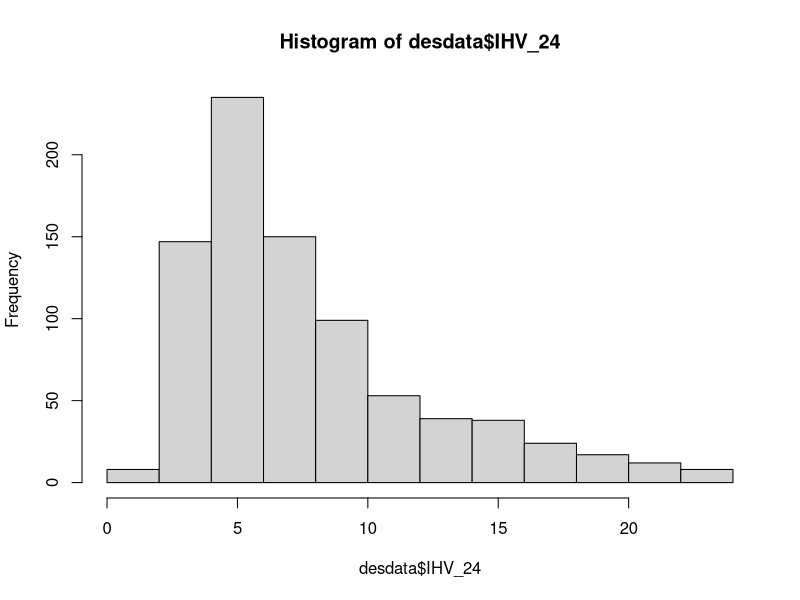
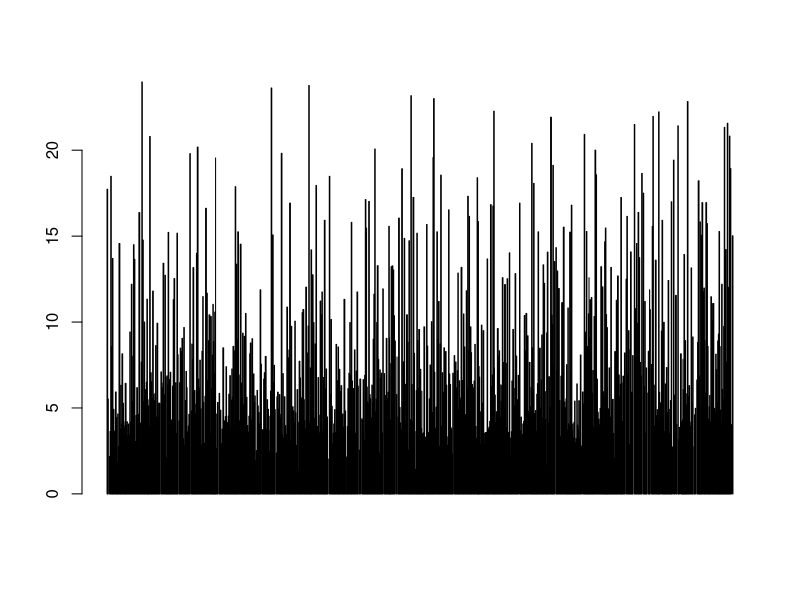
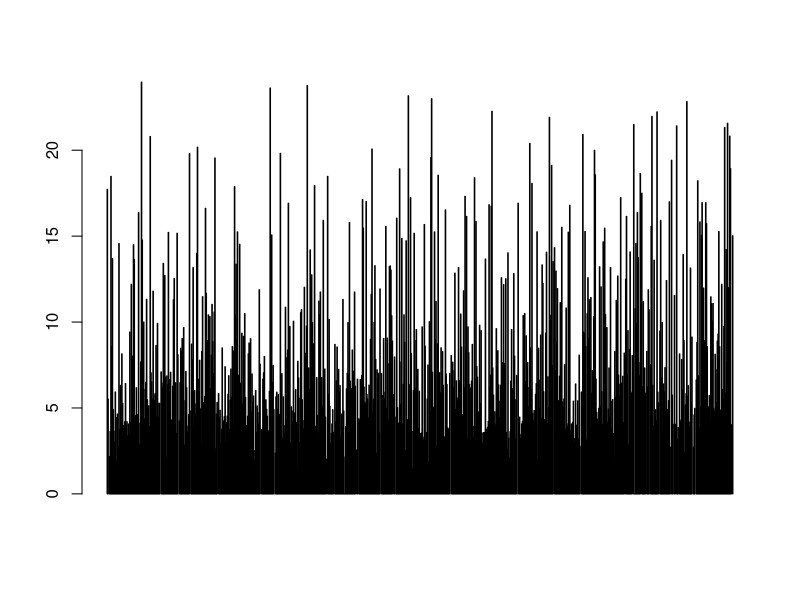
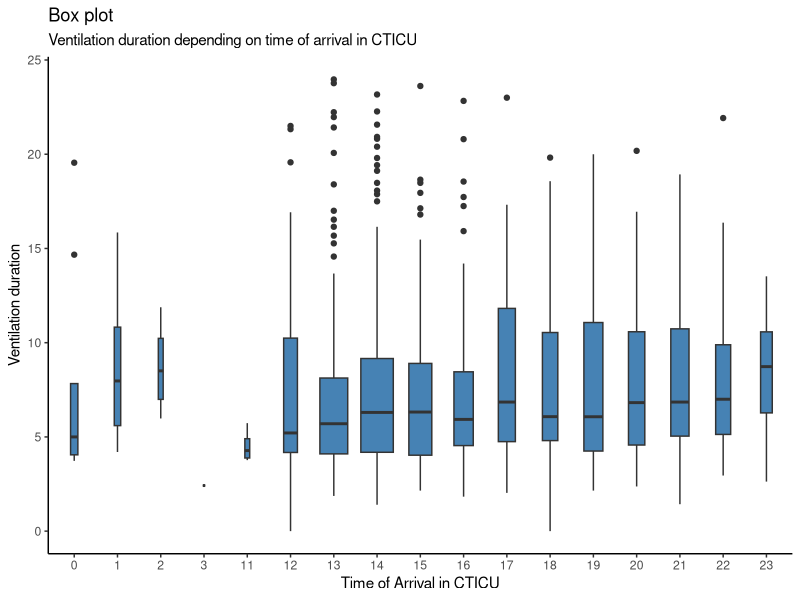
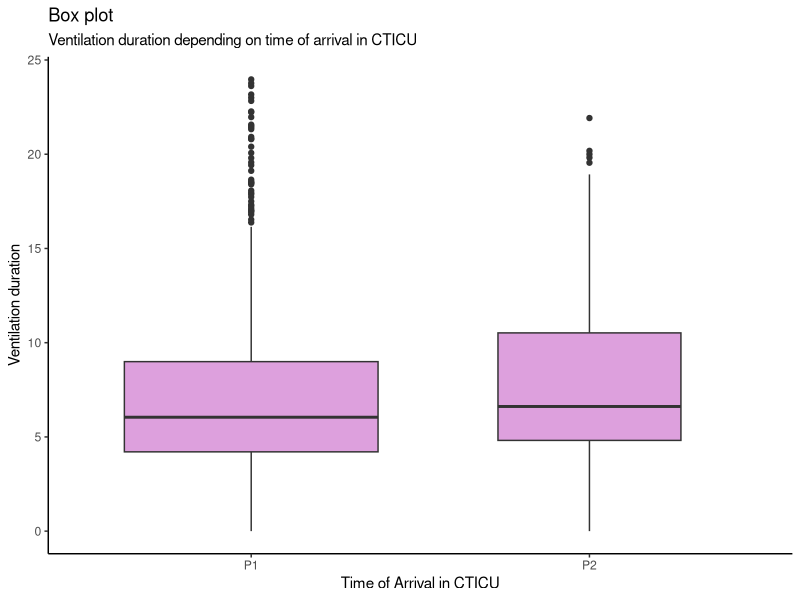
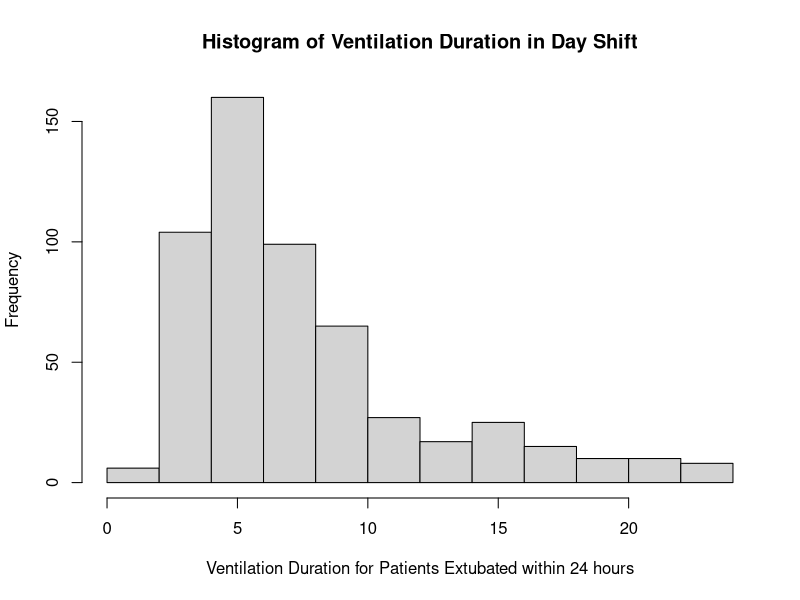
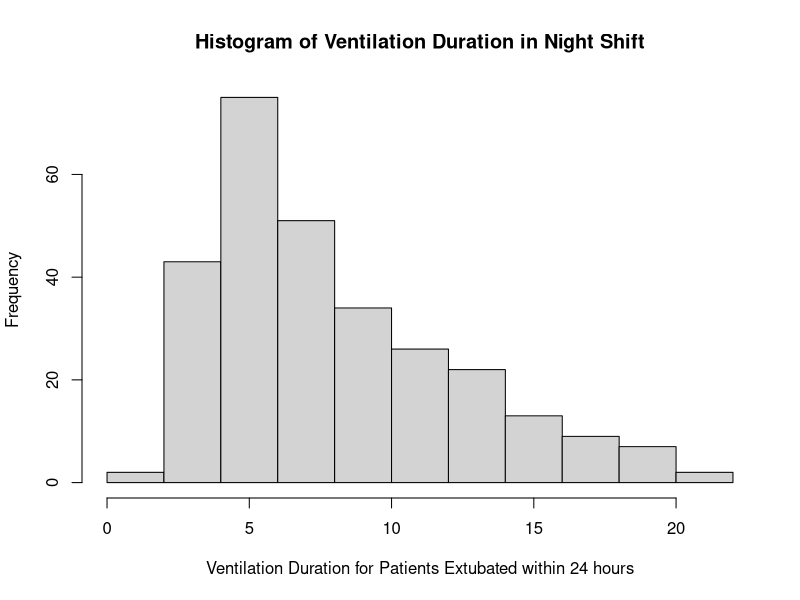
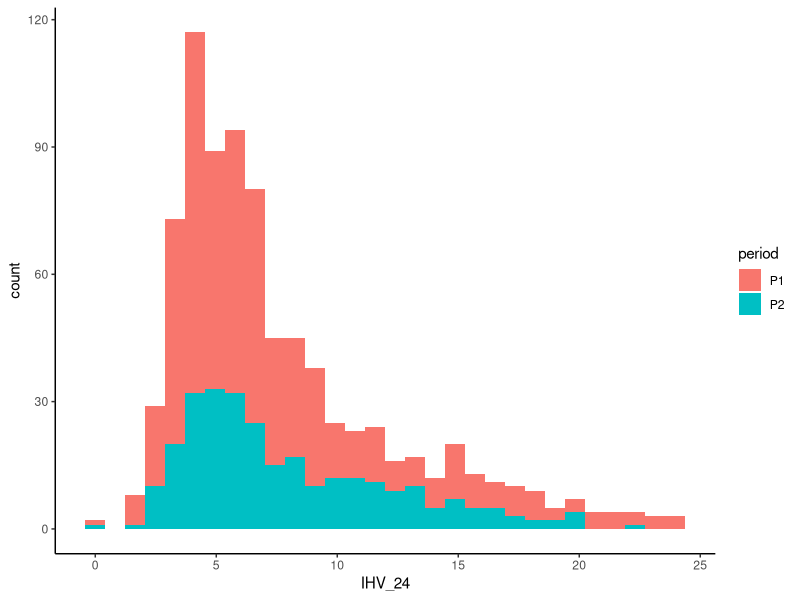

Reproduce these figures in R, in order. (Note: this script raises an error after producing the figures.)
## ---- chunk 1
library(tidyverse)
library(readxl)
## ---- chunk 2
rawdata <- read_excel("data/Master worksheet CTICU extubation times .xls", 
    sheet = "Master data", col_types = c("numeric", 
        "numeric", "text", "date", "date", 
        "date", "date", "text", "text", "numeric", 
        "numeric", "numeric", "numeric", 
        "text", "text", "text", "text", "text", 
        "text", "text", "text", "numeric", 
        "numeric", "numeric", "text", "text", 
        "text", "text", "text", "text", "text", 
        "text", "text", "text", "text", "text", 
        "numeric", "text", "numeric", "text", 
        "numeric", "numeric", "text", "text", 
        "text", "text", "date", "date", 
        "date", "date", "date", 
        "text", "numeric", "text", "numeric", 
        "numeric", "text", "numeric", "text", 
        "text", "numeric", "numeric", "text", 
        "text", "text", "text", "text", "numeric", 
        "numeric", "numeric", "numeric", 
        "numeric", "numeric", "numeric"))
## ---- chunk 3
desdata <- rawdata %>% 
  separate("Surgery duration", into = c("Sdate", "Stime"), sep= " ") %>%
  separate("OR Exit Date And Time", into = c("OREdate", "OREtime"), sep= " ") %>%
  separate("OREtime", into = c("OREhour", "OREmin","OREsec"), sep= ":") %>%
  separate("Stime", into = c("Shour","Smin","Ssec"), sep= ":") %>% 
  mutate (Shour=as.numeric(Shour), Smin=as.numeric(Smin), Stime = Shour+ (Smin/60),
          OREhour = as.numeric(OREhour) ,
          period = ifelse (OREhour <18 & OREhour >=7,  "P1", "P2"),
          Ethnicity = NA
          ) %>%
  rename(age = "Patient Age", 
         sex = "Sex", 
         BMI = "BMI", 
         PMM = "Predicted Morbidity or Mortality", 
         PRM = "Predicted Risk of Mortality", 
         PPV = "Predicted Prolonged Ventilation", 
         Reop = "Incidence",
         Urgent = "Status",
         Sug_Dur = "Stime",
         Pri_MI = "Prior MI",
         HF_w2w = "Heart Failure within 2 weeks",
         NYHA = "Classification-NYHA",
         smoker = "RF-Tobacco Use",
         lung = "RF-Chronic Lung Disease",
         PFT = "RF-Pulmonary Function Test",
         FEV = "RF-Forced Expiratory Volume Predicted",
         DLCOT = "DLCO Test Performed",
         DLCO = "DLCO Predicted",
         RFD = "RF-Renal Fail-Dialysis",
         PAD = "RF-Peripheral Arterial Disease",
         IHV = "Initial Hours Ventilated"
         ) %>%  
  select(age,
       sex,
       Ethnicity,
       BMI, 
       PMM , 
       PRM , 
       PPV,
       Reop ,
       Urgent ,
       Sug_Dur ,
       Pri_MI ,
       HF_w2w ,
       NYHA ,
       smoker,
       lung,
       PFT,
       FEV ,
       DLCOT ,
       DLCO,
       RFD ,
       PAD,
       OREhour,
       IHV,
       period)
  
        


# combine ethnicity

desdata$Ethnicity[rawdata$`Race - White` == "Yes"] = "White"
desdata$Ethnicity[rawdata$`Race - Black / African American` == "Yes"] = "Black"
desdata$Ethnicity[rawdata$`Race - Asian` == "Yes"] = "Asian"
desdata$Ethnicity[rawdata$`Race - American Indian / Alaskan Native` == "Yes"] = "American Indian"
desdata$Ethnicity[rawdata$`Race - Native Hawaiian / Pacific Islander` == "Yes"] = "Hawaiian"
desdata$Ethnicity[rawdata$`Race - Other` == "Yes"] = "Other"
desdata$Ethnicity[rawdata$`Race Documented` == "No"] = "No document"
## ---- chunk 4
names(rawdata)
names(desdata)
## ---- chunk 5
#desdata$sex[desdata$sex == "Not documented"] <- NA
length(desdata$sex)
sum(is.na(desdata$sex))
sum(is.na(desdata$sex)) / length(desdata$sex)
table(desdata$sex)

#table(desdata$sex) / length(desdata$sex)
paste(round(100*(table(desdata$sex) / 861), 2), "%", sep="")

length(desdata$sex[desdata$period == "P1"])
length(desdata$sex[desdata$period == "P2"])

sum(is.na(desdata$sex[desdata$period == "P1"]))
sum(is.na(desdata$sex[desdata$period == "P2"]))

table(desdata$sex[desdata$period == "P1"]) 
table(desdata$sex[desdata$period == "P2"]) 

#table(desdata$sex[desdata$period == "P1"]) / length(desdata$sex[desdata$period == "P1"])
paste(round(100*(table(desdata$sex[desdata$period == "P1"]) / length(desdata$sex[desdata$period == "P1"])), 2), "%", sep="")

#table(desdata$sex[desdata$period == "P2"]) / length(desdata$sex[desdata$period == "P2"])
paste(round(100*(table(desdata$sex[desdata$period == "P2"]) / length(desdata$sex[desdata$period == "P2"])), 2), "%", sep="")


## ---- chunk 6
#desdata$sex[desdata$sex == "Not documented"] <- NA
length(desdata$sex)
sum(is.na(desdata$sex))
sum(is.na(desdata$sex)) / length(desdata$sex)
table(desdata$sex)

#table(desdata$sex) / length(desdata$sex)
paste(round(100*(table(desdata$sex) / 861), 2), "%", sep="")

length(desdata$sex[desdata$period == "P1"])
length(desdata$sex[desdata$period == "P2"])

sum(is.na(desdata$sex[desdata$period == "P1"]))
sum(is.na(desdata$sex[desdata$period == "P2"]))

table(desdata$sex[desdata$period == "P1"]) 
table(desdata$sex[desdata$period == "P2"]) 

#table(desdata$sex[desdata$period == "P1"]) / length(desdata$sex[desdata$period == "P1"])
paste(round(100*(table(desdata$sex[desdata$period == "P1"]) / length(desdata$sex[desdata$period == "P1"])), 2), "%", sep="")

#table(desdata$sex[desdata$period == "P2"]) / length(desdata$sex[desdata$period == "P2"])
paste(round(100*(table(desdata$sex[desdata$period == "P2"]) / length(desdata$sex[desdata$period == "P2"])), 2), "%", sep="")
chisq.test(desdata$sex,desdata$period, correct = FALSE)

## ---- chunk 7
#desdata$Reop[desdata$Reop == "Not documented"] <- NA
length(desdata$Reop)
sum(is.na(desdata$Reop))
sum(is.na(desdata$Reop)) / length(desdata$Reop)
table(desdata$Reop)

#table(desdata$Reop) / length(desdata$Reop)
paste(round(100*(table(desdata$Reop) / 861), 2), "%", sep="")

length(desdata$Reop[desdata$period == "P1"])
length(desdata$Reop[desdata$period == "P2"])

sum(is.na(desdata$Reop[desdata$period == "P1"]))
sum(is.na(desdata$Reop[desdata$period == "P2"]))

table(desdata$Reop[desdata$period == "P1"]) 
table(desdata$Reop[desdata$period == "P2"]) 

#table(desdata$Reop[desdata$period == "P1"]) / length(desdata$Reop[desdata$period == "P1"])
paste(round(100*(table(desdata$Reop[desdata$period == "P1"]) / length(desdata$Reop[desdata$period == "P1"])), 2), "%", sep="")

#table(desdata$Reop[desdata$period == "P2"]) / length(desdata$Reop[desdata$period == "P2"])
paste(round(100*(table(desdata$Reop[desdata$period == "P2"]) / length(desdata$Reop[desdata$period == "P2"])), 2), "%", sep="")

desdata <- desdata %>%  mutate(Reop = ifelse(Reop == "First cardiovascular surgery","Yes", "No")) 
chisq.test(desdata$Reop,desdata$period, correct = FALSE)
## ---- chunk 8
#desdata$Urgent[desdata$Urgent == "Not documented"] <- NA
length(desdata$Urgent)
sum(is.na(desdata$Urgent))
sum(is.na(desdata$Urgent)) / length(desdata$Urgent)
table(desdata$Urgent)

#table(desdata$Urgent) / length(desdata$Urgent)
paste(round(100*(table(desdata$Urgent) / 861), 2), "%", sep="")

length(desdata$Urgent[desdata$period == "P1"])
length(desdata$Urgent[desdata$period == "P2"])

sum(is.na(desdata$Urgent[desdata$period == "P1"]))
sum(is.na(desdata$Urgent[desdata$period == "P2"]))

table(desdata$Urgent[desdata$period == "P1"]) 
table(desdata$Urgent[desdata$period == "P2"]) 

#table(desdata$Urgent[desdata$period == "P1"]) / length(desdata$Urgent[desdata$period == "P1"])
paste(round(100*(table(desdata$Urgent[desdata$period == "P1"]) / length(desdata$Urgent[desdata$period == "P1"])), 2), "%", sep="")

#table(desdata$Urgent[desdata$period == "P2"]) / length(desdata$Urgent[desdata$period == "P2"])
paste(round(100*(table(desdata$Urgent[desdata$period == "P2"]) / length(desdata$Urgent[desdata$period == "P2"])), 2), "%", sep="")


chisq.test(desdata$Urgent,desdata$period, correct = FALSE)
## ---- chunk 9
desdata$Pri_MI[desdata$Pri_MI == "Unknown"] <- NA
length(desdata$Pri_MI)
sum(is.na(desdata$Pri_MI))
sum(is.na(desdata$Pri_MI)) / length(desdata$Pri_MI)
table(desdata$Pri_MI)

#table(desdata$Pri_MI) / length(desdata$Pri_MI)
paste(round(100*(table(desdata$Pri_MI) / 861), 2), "%", sep="")

length(desdata$Pri_MI[desdata$period == "P1"])
length(desdata$Pri_MI[desdata$period == "P2"])

sum(is.na(desdata$Pri_MI[desdata$period == "P1"]))
sum(is.na(desdata$Pri_MI[desdata$period == "P2"]))

table(desdata$Pri_MI[desdata$period == "P1"]) 
table(desdata$Pri_MI[desdata$period == "P2"]) 

#table(desdata$Pri_MI[desdata$period == "P1"]) / length(desdata$Pri_MI[desdata$period == "P1"])
paste(round(100*(table(desdata$Pri_MI[desdata$period == "P1"]) / length(desdata$Pri_MI[desdata$period == "P1"])), 2), "%", sep="")

#table(desdata$Pri_MI[desdata$period == "P2"]) / length(desdata$Pri_MI[desdata$period == "P2"])
paste(round(100*(table(desdata$Pri_MI[desdata$period == "P2"]) / length(desdata$Pri_MI[desdata$period == "P2"])), 2), "%", sep="")

table(desdata$Pri_MI,desdata$period)
chisq.test(desdata$Pri_MI,desdata$period, correct = FALSE)
## ---- chunk 10
desdata$HF_w2w[desdata$HF_w2w == "Unknown"] <- NA
length(desdata$HF_w2w)
sum(is.na(desdata$HF_w2w))
sum(is.na(desdata$HF_w2w)) / length(desdata$HF_w2w)
table(desdata$HF_w2w)

#table(desdata$HF_w2w) / length(desdata$HF_w2w)
paste(round(100*(table(desdata$HF_w2w) / 861), 2), "%", sep="")

length(desdata$HF_w2w[desdata$period == "P1"])
length(desdata$HF_w2w[desdata$period == "P2"])

sum(is.na(desdata$HF_w2w[desdata$period == "P1"]))
sum(is.na(desdata$HF_w2w[desdata$period == "P2"]))

table(desdata$HF_w2w[desdata$period == "P1"]) 
table(desdata$HF_w2w[desdata$period == "P2"]) 

#table(desdata$HF_w2w[desdata$period == "P1"]) / length(desdata$HF_w2w[desdata$period == "P1"])
paste(round(100*(table(desdata$HF_w2w[desdata$period == "P1"]) / length(desdata$HF_w2w[desdata$period == "P1"])), 2), "%", sep="")

#table(desdata$HF_w2w[desdata$period == "P2"]) / length(desdata$HF_w2w[desdata$period == "P2"])
paste(round(100*(table(desdata$HF_w2w[desdata$period == "P2"]) / length(desdata$HF_w2w[desdata$period == "P2"])), 2), "%", sep="")
chisq.test(desdata$HF_w2w,desdata$period, correct = FALSE)
## ---- chunk 11
#desdata$NYHA[desdata$NYHA == "Not documented"] <- NA
length(desdata$NYHA)
sum(is.na(desdata$NYHA))
sum(is.na(desdata$NYHA)) / length(desdata$NYHA)
table(desdata$NYHA)

#table(desdata$NYHA) / length(desdata$NYHA)
paste(round(100*(table(desdata$NYHA) / 861), 2), "%", sep="")

length(desdata$NYHA[desdata$period == "P1"])
length(desdata$NYHA[desdata$period == "P2"])

sum(is.na(desdata$NYHA[desdata$period == "P1"]))
sum(is.na(desdata$NYHA[desdata$period == "P2"]))

table(desdata$NYHA[desdata$period == "P1"]) 
table(desdata$NYHA[desdata$period == "P2"]) 

#table(desdata$NYHA[desdata$period == "P1"]) / length(desdata$NYHA[desdata$period == "P1"])
paste(round(100*(table(desdata$NYHA[desdata$period == "P1"]) / length(desdata$NYHA[desdata$period == "P1"])), 2), "%", sep="")

#table(desdata$NYHA[desdata$period == "P2"]) / length(desdata$NYHA[desdata$period == "P2"])
paste(round(100*(table(desdata$NYHA[desdata$period == "P2"]) / length(desdata$NYHA[desdata$period == "P2"])), 2), "%", sep="")
## ---- chunk 12
#desdata$smoker[desdata$smoker == "Not documented"] <- NA
length(desdata$smoker)
sum(is.na(desdata$smoker))
sum(is.na(desdata$smoker)) / length(desdata$smoker)
table(desdata$smoker)

#table(desdata$smoker) / length(desdata$smoker)
paste(round(100*(table(desdata$smoker) / 861), 2), "%", sep="")

length(desdata$smoker[desdata$period == "P1"])
length(desdata$smoker[desdata$period == "P2"])

sum(is.na(desdata$smoker[desdata$period == "P1"]))
sum(is.na(desdata$smoker[desdata$period == "P2"]))

table(desdata$smoker[desdata$period == "P1"]) 
table(desdata$smoker[desdata$period == "P2"]) 

#table(desdata$smoker[desdata$period == "P1"]) / length(desdata$smoker[desdata$period == "P1"])
paste(round(100*(table(desdata$smoker[desdata$period == "P1"]) / length(desdata$smoker[desdata$period == "P1"])), 2), "%", sep="")

#table(desdata$smoker[desdata$period == "P2"]) / length(desdata$smoker[desdata$period == "P2"])
paste(round(100*(table(desdata$smoker[desdata$period == "P2"]) / length(desdata$smoker[desdata$period == "P2"])), 2), "%", sep="")

## ---- chunk 13
#desdata$lung[desdata$lung == "Not documented"] <- NA
length(desdata$lung)
sum(is.na(desdata$lung))
sum(is.na(desdata$lung)) / length(desdata$lung)
table(desdata$lung)

#table(desdata$lung) / length(desdata$lung)
paste(round(100*(table(desdata$lung) / 861), 2), "%", sep="")

length(desdata$lung[desdata$period == "P1"])
length(desdata$lung[desdata$period == "P2"])

sum(is.na(desdata$lung[desdata$period == "P1"]))
sum(is.na(desdata$lung[desdata$period == "P2"]))

table(desdata$lung[desdata$period == "P1"]) 
table(desdata$lung[desdata$period == "P2"]) 

#table(desdata$lung[desdata$period == "P1"]) / length(desdata$lung[desdata$period == "P1"])
paste(round(100*(table(desdata$lung[desdata$period == "P1"]) / length(desdata$lung[desdata$period == "P1"])), 2), "%", sep="")

#table(desdata$lung[desdata$period == "P2"]) / length(desdata$lung[desdata$period == "P2"])
paste(round(100*(table(desdata$lung[desdata$period == "P2"]) / length(desdata$lung[desdata$period == "P2"])), 2), "%", sep="")
## ---- chunk 14
#desdata$PFT[desdata$PFT == "Not documented"] <- NA
length(desdata$PFT)
sum(is.na(desdata$PFT))
sum(is.na(desdata$PFT)) / length(desdata$PFT)
table(desdata$PFT)

#table(desdata$PFT) / length(desdata$PFT)
paste(round(100*(table(desdata$PFT) / 861), 2), "%", sep="")

length(desdata$PFT[desdata$period == "P1"])
length(desdata$PFT[desdata$period == "P2"])

sum(is.na(desdata$PFT[desdata$period == "P1"]))
sum(is.na(desdata$PFT[desdata$period == "P2"]))

table(desdata$PFT[desdata$period == "P1"]) 
table(desdata$PFT[desdata$period == "P2"]) 

#table(desdata$PFT[desdata$period == "P1"]) / length(desdata$PFT[desdata$period == "P1"])
paste(round(100*(table(desdata$PFT[desdata$period == "P1"]) / length(desdata$PFT[desdata$period == "P1"])), 2), "%", sep="")

#table(desdata$PFT[desdata$period == "P2"]) / length(desdata$PFT[desdata$period == "P2"])
paste(round(100*(table(desdata$PFT[desdata$period == "P2"]) / length(desdata$PFT[desdata$period == "P2"])), 2), "%", sep="")
## ---- chunk 15
#desdata$DLCOT[desdata$DLCOT == "Not documented"] <- NA
length(desdata$DLCOT)
sum(is.na(desdata$DLCOT))
sum(is.na(desdata$DLCOT)) / length(desdata$DLCOT)
table(desdata$DLCOT)

#table(desdata$DLCOT) / length(desdata$DLCOT)
paste(round(100*(table(desdata$DLCOT) / 861), 2), "%", sep="")

length(desdata$DLCOT[desdata$period == "P1"])
length(desdata$DLCOT[desdata$period == "P2"])

sum(is.na(desdata$DLCOT[desdata$period == "P1"]))
sum(is.na(desdata$DLCOT[desdata$period == "P2"]))

table(desdata$DLCOT[desdata$period == "P1"]) 
table(desdata$DLCOT[desdata$period == "P2"]) 

#table(desdata$DLCOT[desdata$period == "P1"]) / length(desdata$DLCOT[desdata$period == "P1"])
paste(round(100*(table(desdata$DLCOT[desdata$period == "P1"]) / length(desdata$DLCOT[desdata$period == "P1"])), 2), "%", sep="")

#table(desdata$DLCOT[desdata$period == "P2"]) / length(desdata$DLCOT[desdata$period == "P2"])
paste(round(100*(table(desdata$DLCOT[desdata$period == "P2"]) / length(desdata$DLCOT[desdata$period == "P2"])), 2), "%", sep="")
## ---- chunk 16
#desdata$RFD[desdata$RFD == "Not documented"] <- NA
length(desdata$RFD)
sum(is.na(desdata$RFD))
sum(is.na(desdata$RFD)) / length(desdata$RFD)
table(desdata$RFD)

#table(desdata$RFD) / length(desdata$RFD)
paste(round(100*(table(desdata$RFD) / 861), 2), "%", sep="")

length(desdata$RFD[desdata$period == "P1"])
length(desdata$RFD[desdata$period == "P2"])

sum(is.na(desdata$RFD[desdata$period == "P1"]))
sum(is.na(desdata$RFD[desdata$period == "P2"]))

table(desdata$RFD[desdata$period == "P1"]) 
table(desdata$RFD[desdata$period == "P2"]) 

#table(desdata$RFD[desdata$period == "P1"]) / length(desdata$RFD[desdata$period == "P1"])
paste(round(100*(table(desdata$RFD[desdata$period == "P1"]) / length(desdata$RFD[desdata$period == "P1"])), 2), "%", sep="")

#table(desdata$RFD[desdata$period == "P2"]) / length(desdata$RFD[desdata$period == "P2"])
paste(round(100*(table(desdata$RFD[desdata$period == "P2"]) / length(desdata$RFD[desdata$period == "P2"])), 2), "%", sep="")
## ---- chunk 17
#desdata$PAD[desdata$PAD == "Not documented"] <- NA
length(desdata$PAD)
sum(is.na(desdata$PAD))
sum(is.na(desdata$PAD)) / length(desdata$PAD)
table(desdata$PAD)

#table(desdata$PAD) / length(desdata$PAD)
paste(round(100*(table(desdata$PAD) / 861), 2), "%", sep="")

length(desdata$PAD[desdata$period == "P1"])
length(desdata$PAD[desdata$period == "P2"])

sum(is.na(desdata$PAD[desdata$period == "P1"]))
sum(is.na(desdata$PAD[desdata$period == "P2"]))

table(desdata$PAD[desdata$period == "P1"]) 
table(desdata$PAD[desdata$period == "P2"]) 

#table(desdata$PAD[desdata$period == "P1"]) / length(desdata$PAD[desdata$period == "P1"])
paste(round(100*(table(desdata$PAD[desdata$period == "P1"]) / length(desdata$PAD[desdata$period == "P1"])), 2), "%", sep="")

#table(desdata$PAD[desdata$period == "P2"]) / length(desdata$PAD[desdata$period == "P2"])
paste(round(100*(table(desdata$PAD[desdata$period == "P2"]) / length(desdata$PAD[desdata$period == "P2"])), 2), "%", sep="")
## ---- chunk 18
desdata$age[desdata$period == "P1"] %>% na.omit() %>% length()
summary(desdata$age[desdata$period == "P1"])
desdata$age[desdata$period == "P1"] %>% na.omit() %>% sd()
desdata$age[desdata$period == "P2"] %>% na.omit() %>% length()
summary(desdata$age[desdata$period == "P2"])
desdata$age[desdata$period == "P2"] %>% na.omit() %>% sd()
desdata$age %>% na.omit() %>% length()
summary(desdata$age)
desdata$age %>% na.omit() %>% sd()
## ---- chunk 19
var.test(desdata$age[desdata$period == "P2"], desdata$age[desdata$period == "P1"])
t.test(x= desdata$age[desdata$period == "P1"], y = desdata$age[desdata$period == "P2"], paired = FALSE, var.equal = TRUE, conf.level = 0.95)
## ---- chunk 20
desdata$PMM[desdata$period == "P1"] %>% na.omit() %>% length()
summary(desdata$PMM[desdata$period == "P1"])
desdata$PMM[desdata$period == "P1"] %>% na.omit() %>% sd()
desdata$PMM[desdata$period == "P2"] %>% na.omit() %>% length()
summary(desdata$PMM[desdata$period == "P2"])
desdata$PMM[desdata$period == "P2"] %>% na.omit() %>% sd()
desdata$PMM %>% na.omit() %>% length()
summary(desdata$PMM)
desdata$PMM %>% na.omit() %>% sd()
## ---- chunk 21
var.test(desdata$PMM[desdata$period == "P2"], desdata$PMM[desdata$period == "P1"])
t.test(x= desdata$PMM[desdata$period == "P1"], y = desdata$PMM[desdata$period == "P2"], paired = FALSE, var.equal = FALSE, conf.level = 0.95)
## ---- chunk 22
desdata$PRM[desdata$period == "P1"] %>% na.omit() %>% length()
summary(desdata$PRM[desdata$period == "P1"])
desdata$PRM[desdata$period == "P1"] %>% na.omit() %>% sd()
desdata$PRM[desdata$period == "P2"] %>% na.omit() %>% length()
summary(desdata$PRM[desdata$period == "P2"])
desdata$PRM[desdata$period == "P2"] %>% na.omit() %>% sd()
desdata$PRM %>% na.omit() %>% length()
summary(desdata$PRM)
desdata$PRM %>% na.omit() %>% sd()
## ---- chunk 23
var.test(desdata$PRM[desdata$period == "P2"], desdata$PRM[desdata$period == "P1"])
t.test(x= desdata$PRM[desdata$period == "P1"], y = desdata$PRM[desdata$period == "P2"], paired = FALSE, var.equal = TRUE, conf.level = 0.95)
## ---- chunk 24
desdata$PRM[desdata$period == "P1"] %>% na.omit() %>% length()
summary(desdata$PRM[desdata$period == "P1"])
desdata$PRM[desdata$period == "P1"] %>% na.omit() %>% sd()
desdata$PRM[desdata$period == "P2"] %>% na.omit() %>% length()
summary(desdata$PRM[desdata$period == "P2"])
desdata$PRM[desdata$period == "P2"] %>% na.omit() %>% sd()
desdata$PRM %>% na.omit() %>% length()
summary(desdata$PRM)
desdata$PRM %>% na.omit() %>% sd()
## ---- chunk 25
var.test(desdata$PRM[desdata$period == "P2"], desdata$PRM[desdata$period == "P1"])
t.test(x= desdata$PRM[desdata$period == "P1"], y = desdata$PRM[desdata$period == "P2"], paired = FALSE, var.equal = FALSE, conf.level = 0.95)
## ---- chunk 26
desdata$PPV[desdata$period == "P1"] %>% na.omit() %>% length()
summary(desdata$PPV[desdata$period == "P1"])
desdata$PPV[desdata$period == "P1"] %>% na.omit() %>% sd()
desdata$PPV[desdata$period == "P2"] %>% na.omit() %>% length()
summary(desdata$PPV[desdata$period == "P2"])
desdata$PPV[desdata$period == "P2"] %>% na.omit() %>% sd()
desdata$PPV %>% na.omit() %>% length()
summary(desdata$PPV)
desdata$PPV %>% na.omit() %>% sd()
## ---- chunk 27
var.test(desdata$PPV[desdata$period == "P2"], desdata$PPV[desdata$period == "P1"])
t.test(x= desdata$PPV[desdata$period == "P1"], y = desdata$PPV[desdata$period == "P2"], paired = FALSE, var.equal = TRUE, conf.level = 0.95)
## ---- chunk 28
desdata$Sug_Dur[desdata$period == "P1"] %>% na.omit() %>% length()
summary(desdata$Sug_Dur[desdata$period == "P1"])
desdata$Sug_Dur[desdata$period == "P1"] %>% na.omit() %>% sd()
desdata$Sug_Dur[desdata$period == "P2"] %>% na.omit() %>% length()
summary(desdata$Sug_Dur[desdata$period == "P2"])
desdata$Sug_Dur[desdata$period == "P2"] %>% na.omit() %>% sd()
desdata$Sug_Dur %>% na.omit() %>% length()
summary(desdata$Sug_Dur)
desdata$Sug_Dur %>% na.omit() %>% sd()
## ---- chunk 29
var.test(desdata$Sug_Dur[desdata$period == "P2"], desdata$Sug_Dur[desdata$period == "P1"])
t.test(x= desdata$Sug_Dur[desdata$period == "P1"], y = desdata$Sug_Dur[desdata$period == "P2"], paired = FALSE, var.equal = FALSE, conf.level = 0.95)
## ---- chunk 30
desdata$FEV[desdata$period == "P1"] %>% na.omit() %>% length()
summary(desdata$FEV[desdata$period == "P1"])
desdata$FEV[desdata$period == "P1"] %>% na.omit() %>% sd()
desdata$FEV[desdata$period == "P2"] %>% na.omit() %>% length()
summary(desdata$FEV[desdata$period == "P2"])
desdata$FEV[desdata$period == "P2"] %>% na.omit() %>% sd()
desdata$FEV %>% na.omit() %>% length()
summary(desdata$FEV)
desdata$FEV %>% na.omit() %>% sd()
## ---- chunk 31
var.test(desdata$FEV[desdata$period == "P2"], desdata$FEV[desdata$period == "P1"])
t.test(x= desdata$FEV[desdata$period == "P1"], y = desdata$FEV[desdata$period == "P2"], paired = FALSE, var.equal = TRUE, conf.level = 0.95)
## ---- chunk 32
desdata$DLCO[desdata$period == "P1"] %>% na.omit() %>% length()
summary(desdata$DLCO[desdata$period == "P1"])
desdata$DLCO[desdata$period == "P1"] %>% na.omit() %>% sd()
desdata$DLCO[desdata$period == "P2"] %>% na.omit() %>% length()
summary(desdata$DLCO[desdata$period == "P2"])
desdata$DLCO[desdata$period == "P2"] %>% na.omit() %>% sd()
desdata$DLCO %>% na.omit() %>% length()
summary(desdata$DLCO)
desdata$DLCO %>% na.omit() %>% sd()
## ---- chunk 33
var.test(desdata$DLCO[desdata$period == "P2"], desdata$DLCO[desdata$period == "P1"])
t.test(x= desdata$DLCO[desdata$period == "P1"], y = desdata$DLCO[desdata$period == "P2"], paired = FALSE, var.equal = TRUE, conf.level = 0.95)
## ---- chunk 34
desdata$IHV[desdata$period == "P1"] %>% na.omit() %>% length()
summary(desdata$IHV[desdata$period == "P1"])
desdata$IHV[desdata$period == "P1"] %>% na.omit() %>% sd()
desdata$IHV[desdata$period == "P2"] %>% na.omit() %>% length()
summary(desdata$IHV[desdata$period == "P2"])
desdata$IHV[desdata$period == "P2"] %>% na.omit() %>% sd()
desdata$IHV %>% na.omit() %>% length()
summary(desdata$IHV)
desdata$IHV %>% na.omit() %>% sd()
## ---- chunk 35
var.test(desdata$IHV[desdata$period == "P2"], desdata$IHV[desdata$period == "P1"])
t.test(x= desdata$IHV[desdata$period == "P1"], y = desdata$IHV[desdata$period == "P2"], paired = FALSE, var.equal = FALSE, conf.level = 0.95)
## ---- chunk 36
desdata <- desdata %>% mutate( IHV_24 = IHV)
desdata$IHV_24[desdata$IHV>24] = NA 

desdata$IHV_24[desdata$period == "P1"] %>% na.omit() %>% length()
summary(desdata$IHV_24[desdata$period == "P1"])
desdata$IHV_24[desdata$period == "P1"] %>% na.omit() %>% sd()
desdata$IHV_24[desdata$period == "P2"] %>% na.omit() %>% length()
summary(desdata$IHV_24[desdata$period == "P2"])
desdata$IHV_24[desdata$period == "P2"] %>% na.omit() %>% sd()
desdata$IHV_24 %>% na.omit() %>% length()
summary(desdata$IHV_24)
desdata$IHV_24 %>% na.omit() %>% sd()
## ---- chunk 37
var.test(desdata$IHV_24[desdata$period == "P2"], desdata$IHV_24[desdata$period == "P1"])
t.test(x= desdata$IHV_24[desdata$period == "P1"], y = desdata$IHV_24[desdata$period == "P2"], paired = FALSE, var.equal = TRUE, conf.level = 0.95)
## ---- chunk 38

library(ggplot2)
theme_set(theme_classic())

hist(desdata$IHV_24, breaks = 12, plot = TRUE, freq = TRUE)

barplot(desdata$IHV_24,desdata$OREhour)
barplot(desdata$IHV_24)

desdata$OREhour <- as.factor(desdata$OREhour)
g <- ggplot(desdata, aes(desdata$OREhour, desdata$IHV_24))
g + geom_boxplot(varwidth=T, fill="steelblue") + 
    labs(title="Box plot", 
         subtitle="Ventilation duration depending on time of arrival in CTICU",
         x="Time of Arrival in CTICU",
         y="Ventilation duration" )

gg <- ggplot(desdata, aes(desdata$period, desdata$IHV_24))
gg + geom_boxplot(varwidth=T, fill="plum") + 
    labs(title="Box plot", 
         subtitle="Ventilation duration depending on time of arrival in CTICU",
         x="Time of Arrival in CTICU",
         y="Ventilation duration" )
## ---- chunk 39

par(mfrow=c(1,1))
hist(desdata$IHV_24[desdata$period == "P1"], main = "Histogram of Ventilation Duration in Day Shift", xlab = "Ventilation Duration for Patients Extubated within 24 hours")
hist(desdata$IHV_24[desdata$period == "P2"], main = "Histogram of Ventilation Duration in Night Shift", xlab = "Ventilation Duration for Patients Extubated within 24 hours")

## ---- chunk 40
g1 <- ggplot(desdata, aes(IHV_24, fill=period))

g1 + geom_histogram()

g1 + geom_histogram(position = ,
                   binwidth = 2, 
                   col="black", 
                   size=.1) +  # change binwidth
  labs(title="Histogram with Auto Binning", 
       subtitle="Engine Displacement across Vehicle Classes")  
## ---- chunk 41
data <- desdata %>% na.omit(IHV_24) %>% group_by()
library(scales)
 ggplot(data, aes(IHV_24)) + 
          geom_bar(aes(y = ..prop.., fill = factor(..x..)), stat="count") + 
          scale_y_continuous(labels=scales::percent) +
          ylab("relative frequencies") +
          facet_grid(~period)
         
## ---- chunk 42
glmdata <- desdata %>% mutate(period = ifelse( period == "P1", 0, 1)) 
simple_logistic_fit <- glm(formula= period ~ IHV_24, family = binomial(link = "logit"), 
    data = glmdata)
summary(simple_logistic_fit)

full_logistic_fit <- glm(formula= period ~ . , family = binomial(link = "logit"), 
    data = glmdata)
summary(full_logistic_fit)

